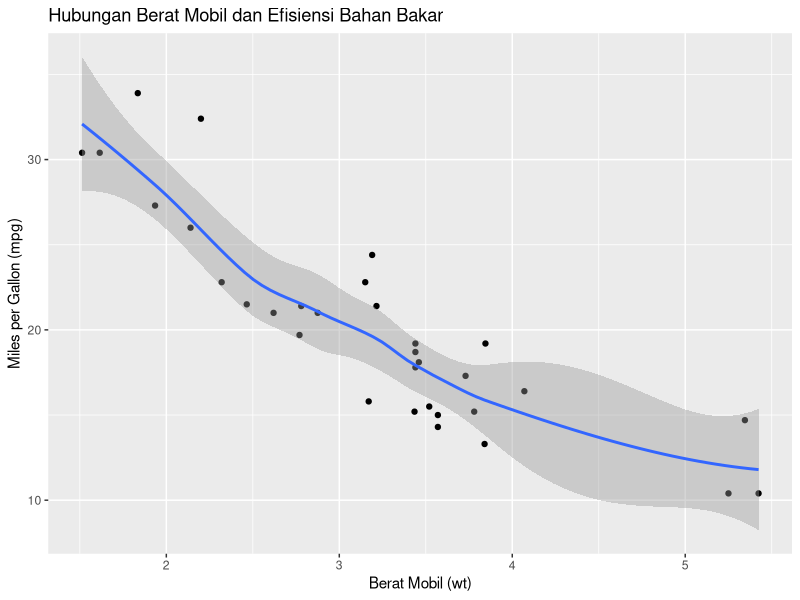
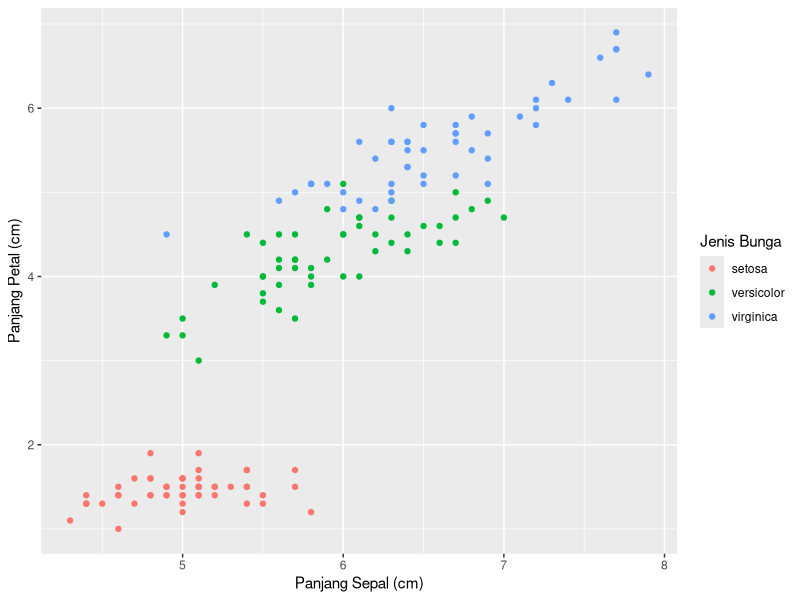
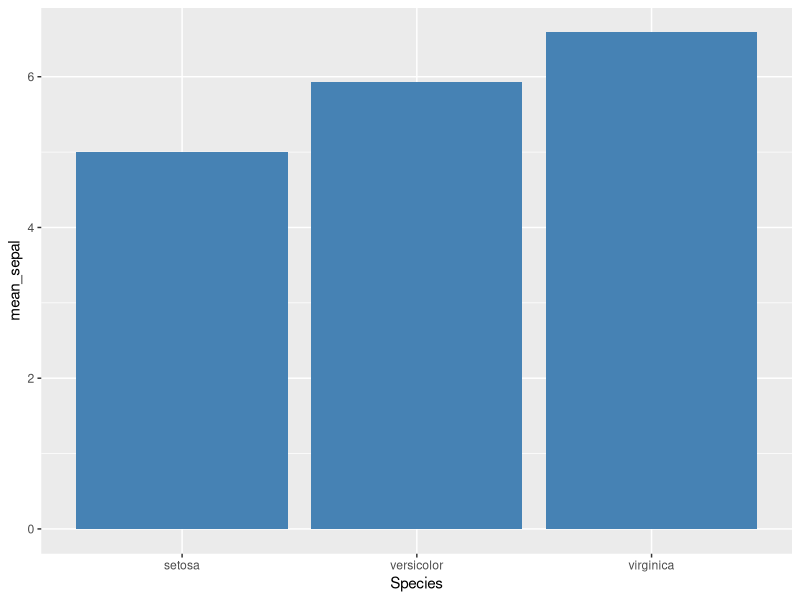

The R script that drew these images, in order:
library(ggplot2)
mtcars
df <- mtcars
colnames(df)
ggplot(data = df, aes(x = wt, y = mpg)) +
  geom_point() +
  geom_smooth() +
  
  labs(
    title = "Hubungan Berat Mobil dan Efisiensi Bahan Bakar",
    x = "Berat Mobil (wt)",
    y = "Miles per Gallon (mpg)"
  )  

library(ggplot2)
p <- ggplot(iris, aes(Sepal.Length, Petal.Length,
                      color = Species)) +
  geom_point() +
  labs(
    x = "Panjang Sepal (cm)",
    y = "Panjang Petal (cm)",
    color = "Jenis Bunga"
  )
p

library(ggplot2)
library(dplyr)
iris_summary <- iris %>%
  group_by(Species) %>%
  summarise(mean_sepal =
              mean(Sepal.Length))
barplot <- ggplot(data = iris_summary,
                  aes(x = Species, y = mean_sepal)) +
  geom_bar(stat = "identity", fill = "steelblue") 
labs(
  title = "Rata-rata Panjang sepal per Spesies",
  x = "spesies",
  y = "Rata-rata Sepal.Length" 
) +
  theme(
    plot.title = element_text(hjust = 0.5)
  )
barplot
